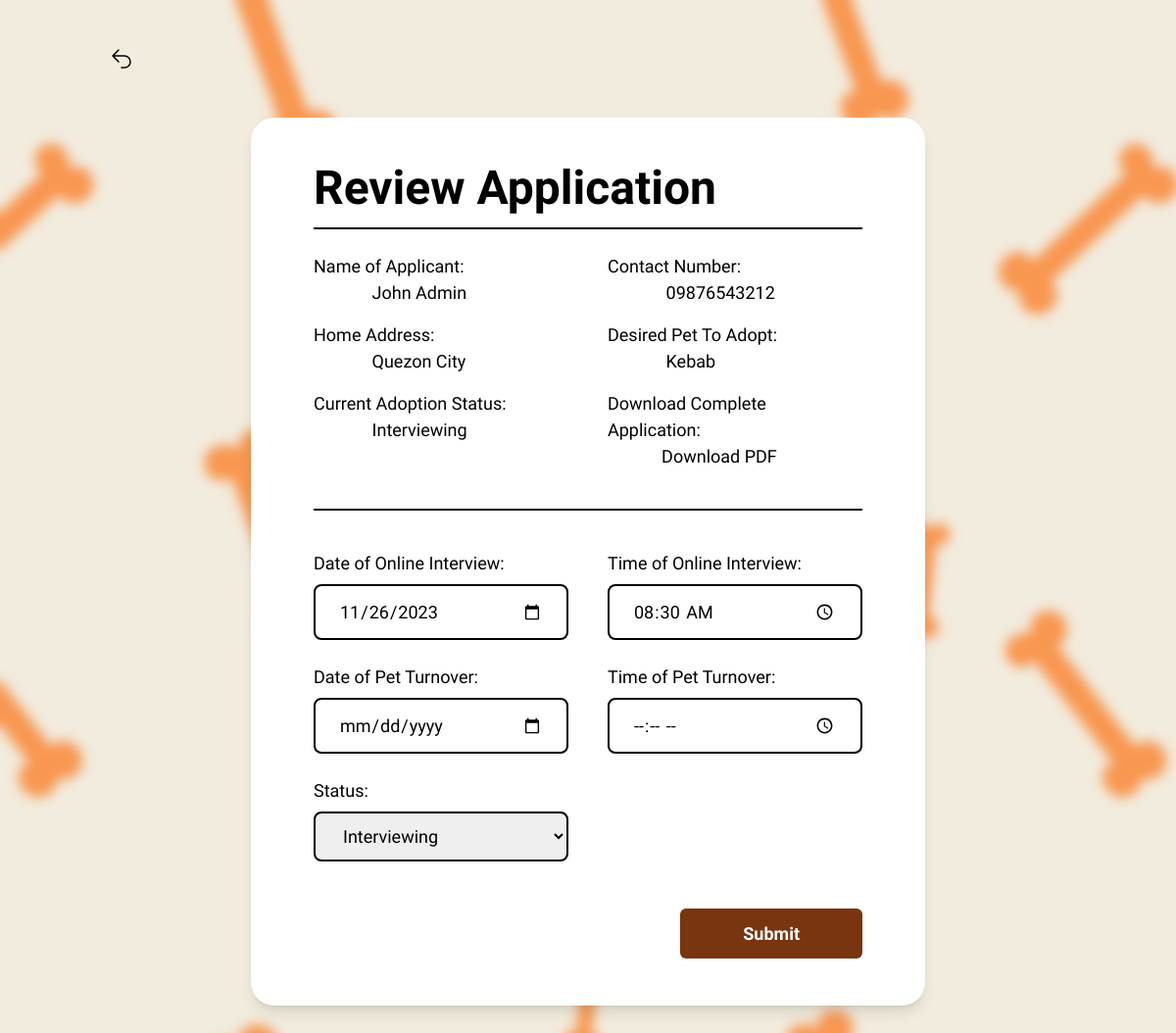
/staff/dashboard/applications/review/APP0001/ (signed in), run on the app's committed database.
### pets/models.py (models this page shows, shortened)
class Application(models.Model):
    applicationId = models.CharField(max_length=10, default=generate_application_key, primary_key=True, unique=True)
    pet = models.ForeignKey(Pet, null=False, on_delete=models.CASCADE)
    user = models.ForeignKey(Users, null=False, on_delete=models.CASCADE)
    adopterFirstName = models.CharField(max_length=50, null=False, blank=False)
    adopterLastName = models.CharField(max_length=50, null=False, blank=False)
    adopterHomeAddress = models.CharField(max_length=300, null=False, blank=False)
    adopterContactNum = models.CharField(max_length=15, null=False, blank=False)
    picture = models.ImageField(blank=False, null=False, upload_to='static/application_pics', default="static/default.png")
    status = models.CharField(max_length=50, choices=APPLICATION_STATUS ,null=False, blank=False, default="Pending")
    created_at = models.DateTimeField(default=timezone.now)
    last_accessed_at = models.DateTimeField(auto_now=True)

class Pet(models.Model):
    petId = models.CharField(max_length=10, default=generate_pet_key, primary_key=True, unique=True)
    petName = models.CharField(max_length=50, null=False, blank=False, unique=True)
    animalType = models.CharField(max_length=20, choices=ANIMAL_TYPES_CHOICES, null=False, blank=False)
    breed = models.CharField(max_length=50, null=False, blank=False)
    petAge = models.CharField(max_length=50, null=False, blank=False, choices=PET_AGE_CHOICES)
    petGender = models.CharField(max_length=20, choices=GENDER_CHOICES, null=False, blank=False, default="")
    petSize = models.CharField(max_length=20, choices=PET_SIZE_CHOICES, null=False, blank=False)
    petColor = models.CharField(max_length=20, choices=COLOR_CHOICES, null=False, blank=False, default="")
    petDescription = models.TextField(max_length=500, blank=True, null=True)
    petPersonality = models.CharField(max_length=50, choices=PERSONALITY_CHOICES, blank=False, null=False, default="")
    dateAcquired = models.DateField(blank=False, null=False, default=timezone.now)
    isTrained = models.BooleanField(default=False)
    slug = models.SlugField(unique=True, blank=True)

class Interview(models.Model):
    application = models.ForeignKey(Application, null=False, on_delete=models.CASCADE)
    interviewDate = models.DateField(null=True, blank=True)
    interviewTime = models.TimeField(null=True, default=None, blank=True)
    interviewedBy = models.ForeignKey(Users, null=False, on_delete=models.CASCADE)

class Turnover(models.Model):
    application = models.ForeignKey(Application, null=False, on_delete=models.CASCADE)
    turnoverDate = models.DateField(null=True, blank=True)
    turnoverTime = models.TimeField(null=True, default=None, blank=True)

### staff/decorators.py (the view)
    def _wrapped_view(request, *args, **kwargs):
        if not request.user.is_staff:
            return HttpResponseForbidden("You don't have permission to access this page.")
        return view_func(request, *args, **kwargs)

### staff/forms.py
class InterviewForm(forms.ModelForm):
    class Meta:
        model = Interview
        fields = [
            'interviewDate',
            'interviewTime',
        ]
        widgets = {
            'interviewDate': forms.DateInput(attrs={'type': 'date', 'class': 'mt-2 border-2 border-black w-full px-6 py-3 mb-2 rounded-lg font-medium'}),
            'interviewTime' : forms.TimeInput(attrs={'type': 'time', 'class': 'mt-2 border-2 border-black w-full px-6 py-3 mb-2 rounded-lg font-medium'}),
        }
        labels = {
            'interviewDate': 'Date of Online Interview',
            'interviewTime' : 'Time of Online Interview',
        }

class StatusForm(forms.ModelForm):
    class Meta:
        model = Application
        fields = [
            'status',
        ]
        widgets = {
            'status': forms.Select(attrs={'class': 'mt-2 border-2 border-black w-full px-6 py-3 mb-2 rounded-lg font-medium'}),
        }

### staff/views.py (called while the page is built, shortened)
@staff_required
def review_application(request, application_id):
    application = get_object_or_404(Application, applicationId=application_id)
    interview = application.interview_set.first()
    interview_form = InterviewForm(instance=interview) if interview else InterviewForm()
    turnover = application.turnover_set.first()
    turnover_form = TurnoverForm(instance=turnover) if turnover else TurnoverForm()
    status_form = StatusForm(instance=application)
    context = {
        'application': application,
        'interview_form': interview_form,
        'status_form': status_form,
        'turnover_form': turnover_form,
    }
    return render(request, 'staff/review_application.html', context)

### staff/templates/staff/review_application.html (shortened to what this page needs)
<!DOCTYPE html>
<html lang="en">
<head>
    <script src="https://cdn.tailwindcss.com"></script>
</head>
<body style="background-image: url('/static/image/staffbg.png'); background-size: cover;">
    <a href="javascript:history.back()" class="text-black text-2xl font-bold ml-10 my-14" style="font-family: 'Imprima';">
        <button class="mt-10 ml-10 transition ease-in-out delay-150 font-semibold px-8 py-2 rounded-md hover:-translate-y-1 hover:scale-110 duration-300">
            <svg xmlns="http://www.w3.org/2000/svg" fill="none" viewBox="0 0 24 24" stroke-width="1.5" stroke="Black" class="w-6 h-6">
                <path stroke-linecap="round" stroke-linejoin="round" d="M9 15L3 9m0 0l6-6M3 9h12a6 6 0 010 12h-3" />
              </svg>
        </button>
     </a>
    <div class="mx-64 mt-10 mb-20 py-12 px-16 bg-white rounded-3xl shadow-lg">
        <div class="flex justify-between">
            <h1 class=" text-black text-5xl pb-3" style="font-family: 'Imprima'; font-weight: bold;">Review Application</h1>
        </div>
        <p class="border-b-2 mb-6 mt-1 border-black"></p>
        <div class="grid grid-cols-2 gap-x-10 gap-y-4" style="font-family: 'Imprima'; font-size: 18px;">
            <div>
                <h1>Name of Applicant:</h1>
                <h1>&emsp;&emsp;&emsp; {{application.adopterFirstName}} {{application.adopterLastName}}</h1>
            </div>
            <div>
                <h1>Contact Number:</h1>
                <h1>&emsp;&emsp;&emsp; {{application.adopterContactNum}}</h1>
            </div>
            <div>
                <h1>Home Address:</h1>
                <h1>&emsp;&emsp;&emsp; {{application.adopterHomeAddress}}</h1>
            </div>
            <div>
                <h1>Desired Pet To Adopt:</h1>
                <h1>&emsp;&emsp;&emsp; {{application.pet.petName}}</h1>
            </div>
            <div>
                <h1>Current Adoption Status:</h1>
                <h1>&emsp;&emsp;&emsp; {{application.status}}</h1>
            </div>
            <div>
                <h1>Download Complete Application:</h1>
                &emsp;&emsp;&emsp;<a href="{% url 'reports:application_form_pdf' application_id=application.applicationId %}" target="_blank">Download PDF</a>
            </div>
        </div>
        <p class="border-b-2 my-10 border-black"></p>
        <form action="" method="POST" enctype="multipart/form-data" class="grid grid-cols-2 gap-x-10 gap-y-4" style="font-family: 'Imprima'; font-size: 18px;">
            <div>
                {{ interview_form.interviewDate.label_tag }}
                {{ interview_form.interviewDate }}
            </div>
            <div>
                {{ interview_form.interviewTime.label_tag }}
                {{ interview_form.interviewTime }}
            </div>
            <div>
                {{ turnover_form.turnoverDate.label_tag }}
                {{ turnover_form.turnoverDate }}
            </div>
            <div>
                {{ turnover_form.turnoverTime.label_tag }}
                {{ turnover_form.turnoverTime }}
            </div>
            <div>
                {{ status_form.status.label_tag }}
                {{ status_form.status }}
            </div>
            <div class="col-span-2">
                <div class="flex justify-end">
                    <button onclick="confirmAction()" type="submit" class="font-semibold text-white px-16 py-3 mt-6 rounded-md bg-amber-900 hover:bg-yellow-800" onclick="confirmAction()">
                        Submit
                    </button>
                </div>
            </div>
        </form>
    </div>
</body>
</html>

### data on the page
Application: adopterFirstName "John", adopterLastName "Admin", adopterContactNum "09876543212", adopterHomeAddress "Quezon City", pet.petName "Kebab", status "Interviewing"
Interview: interviewDate "11/26/2023", interviewTime "08:30:00"

### other printed values
{{ interview_form.interviewDate.label_tag }} "Date of Online Interview:"
{{ interview_form.interviewTime.label_tag }} "Time of Online Interview:"
{{ turnover_form.turnoverDate.label_tag }} "Date of Pet Turnover:"
{{ turnover_form.turnoverTime.label_tag }} "Time of Pet Turnover:"
{{ status_form.status.label_tag }} "Status:"
